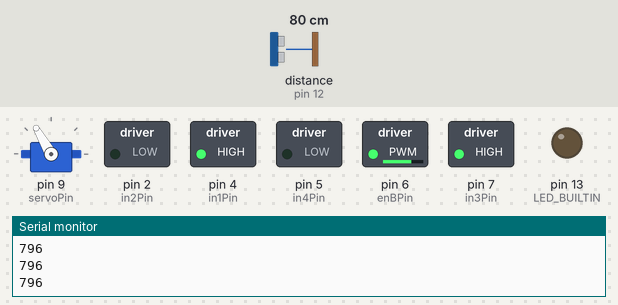
A sketch run on a simulated Arduino Uno, built with avr-gcc and run on an emulated ATmega328P. Parts: servo, switched loads named in the sketch (green lamp = pin HIGH), output pins drawn as LEDs (lit = HIGH), the last lines printed to the serial monitor. Wiring (inferred from the names in the program): ultrasonic range finder: trigger pin 10; echo pin 12. The test bench sets the inputs (shaded band); at power-on: distance to the obstacle (sensor on pin 12) 80 cm. The echo pulse lasts 58.3 µs per cm; pins used as bus, display or sensor lines are not drawn.

Above: at 2.87 s.
2.9 s: distance to the obstacle (sensor on pin 12) set to 12 cm
5.9 s: distance to the obstacle (sensor on pin 12) set to 9 cm
At 6.06 s:
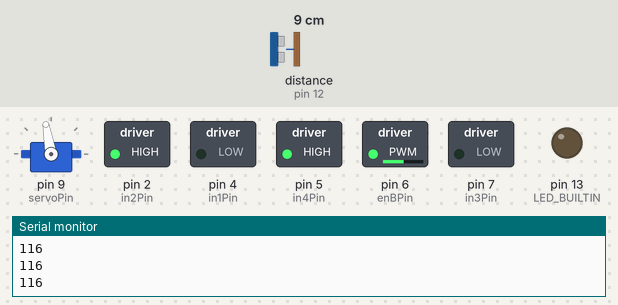
8.9 s: distance to the obstacle (sensor on pin 12) set to 18 cm
At 9.24 s:
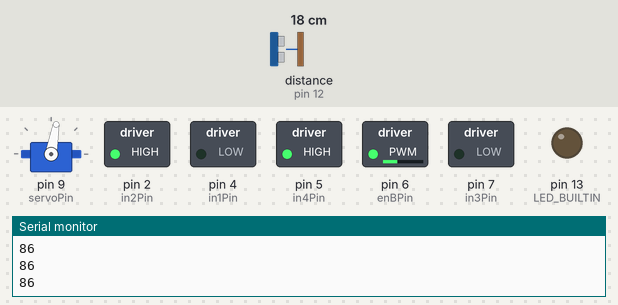
11.9 s: distance to the obstacle (sensor on pin 12) set to 2 cm
At 12.14 s:
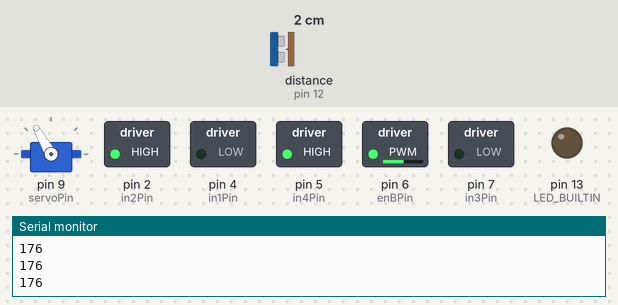
14.9 s: distance to the obstacle (sensor on pin 12) set to 35 cm
At 15.31 s:
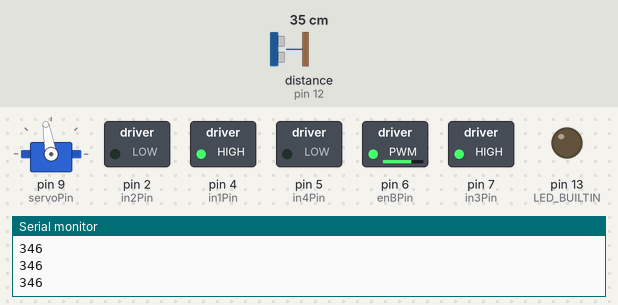
Timing chart, 0 to 18.9 s (numbered marks = the images above; inputs shaded):
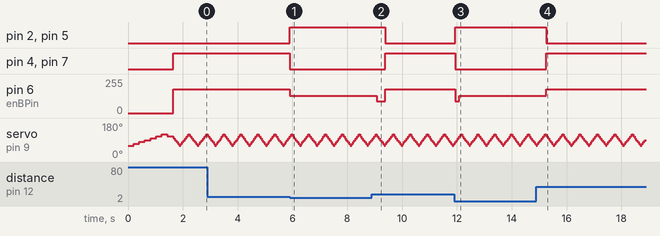

Measured:
- the behaviour switches between 11 and 10 cm on distance to the obstacle (sensor on pin 12) (found by bisection; images 0 and 1)
- after the input at 5.9 s, pin 2 (in2Pin), pin 5 (in4Pin): LOW → HIGH at once; pin 4 (in1Pin), pin 7 (in3Pin): HIGH → LOW at once; pin 6 (enBPin): 180/255 → 130/255 at once
- after the input at 8.9 s, pin 2 (in2Pin), pin 5 (in4Pin): HIGH → LOW after 0.50 s; pin 4 (in1Pin), pin 7 (in3Pin): LOW → HIGH after 0.50 s; pin 6 (enBPin): 130/255 → 90/255 after 0.18 s, → 180/255 0.31 s later
- after the input at 11.9 s, pin 2 (in2Pin), pin 5 (in4Pin): LOW → HIGH at once; pin 4 (in1Pin), pin 7 (in3Pin): HIGH → LOW at once; pin 6 (enBPin): 180/255 → 90/255 at once, → 130/255 0.15 s later
- after the input at 14.9 s, pin 2 (in2Pin), pin 5 (in4Pin): HIGH → LOW after 0.36 s; pin 4 (in1Pin), pin 7 (in3Pin): LOW → HIGH after 0.36 s; pin 6 (enBPin): 130/255 → 180/255 after 0.36 s
- by itself, servo on pin 9 (servoPin): repeats every 0.63 s: 80° 0.05 s, 90° 0.05 s, 100° 0.05 s, 110° 0.05 s, 120° 0.05 s, 110° 0.05 s, 100° 0.05 s, 90° 0.05 s, 80° 0.05 s, 70° 0.05 s, 60° 0.05 s, 70° 0.05 s

The sketch:

move_and_scan.ino
```cpp
/* program to scan for objects while moving straight
servo mounted on front of bot scans for objects within certain distance
When object detected, bot reverses to the right*/

#include <Servo.h>
Servo servo;

// Ultrasonic Module pins
const int trigPin = 10; // 10 microsecond high pulse causes chirp , wait 50 us //changed from 13
const int echoPin = 12; // Width of high pulse indicates distance
// Servo motor that aims ultrasonic sensor .
const int servoPin = 9; // PWM output for hobby servo // changed from 11
// Motor control pins : L298N H bridge
const int enBPin = 6; // Left motor PWM speed control
const int in3Pin = 7; // Left motor Direction 1
const int in4Pin = 5; // Left motor Direction 2
const int in1Pin = 4; // Right motor Direction 1
const int in2Pin = 2; // Right motor Direction 2
const int enAPin = 1; // Right motor PWM speed control //changed from 3

enum Motor { LEFT, RIGHT };

#define TOO_CLOSE_DIST 100 // object distance thats considered too close (mm)

// compensate for motor differences
#define MAX_L 245 // max speed compared to max speed of right motor
#define MAX_R 230 // max speed compared to max speed of left motor
#define REVERSE_F -130 // reverse fast
#define REVERSE_S -90 // reverse slow

// Set motor speed: 255 full ahead, -255 full reverse , 0 stop
void go( enum Motor m, int speed){
  digitalWrite (m == LEFT ? in1Pin : in3Pin, speed > 0 ? HIGH : LOW );
  digitalWrite (m == LEFT ? in2Pin : in4Pin, speed <= 0 ? HIGH : LOW );
  analogWrite(m == LEFT ? enAPin : enBPin, speed < 0 ? -speed : speed );
}


// Read distance from the ultrasonic sensor , return distance in mm
//
// Speed of sound in dry air , 20C is 343 m/s
// pulseIn returns time in microseconds (10ˆ−6)
// 2d = p * 10ˆ−6 s * 343 m/s = p * 0.00343 m = p * 0.343 mm/us
unsigned int readDistance ()
{
  digitalWrite ( trigPin , HIGH );
  delayMicroseconds (10);
  digitalWrite ( trigPin , LOW );
  unsigned long period = pulseIn ( echoPin, HIGH );
  return period * 343 / 2000;
}

#define NUM_ANGLES 7
unsigned char sensorAngle[NUM_ANGLES] = { 60, 70, 80, 90, 100, 110, 120 };
unsigned int distance [NUM_ANGLES];

// Scan the area ahead by sweeping the ultrasonic sensor left and right
// and recording the distance observed. This takes a reading , then
// sends the servo to the next angle. Call repeatedly once every 50 ms or so.
void readNextDistance () {
  static unsigned char angleIndex = 0; // used in array array to go from 60 to 120 degrees
  static signed char step = 1;
  distance[angleIndex] = readDistance(); // get distance reading, store in array
  angleIndex += step;

  if (angleIndex == NUM_ANGLES - 1) step = -1; // if at max angle, rotate back the other way
  else if (angleIndex == 0) step = 1;
    servo.write( sensorAngle[angleIndex ] );
}

// blick to indicate avoiding obstacle
void blink_indicate() {
  digitalWrite(LED_BUILTIN, HIGH);   // turn the LED on (HIGH is the voltage level)
  delay(200);                       // wait for half a second
  digitalWrite(LED_BUILTIN, LOW);    // turn the LED off by making the voltage LOW
  delay(200);                       // wait for half a second
}

// logic to avoid obstacle based on postion
void avoid(int i) {
  if (i < 3) { // if obstacle is detected at an angle of 60, 70, or 80
    go(LEFT, REVERSE_F); // reverse right
    go(RIGHT, REVERSE_S);
  } else if (i == 3) { // if obstacle is at 90 degrees (straight ahead)
    go(LEFT, REVERSE_F); // reverse right (arbitrary choice)
    go(RIGHT, REVERSE_S);
  } else {
    go(LEFT, REVERSE_S); // reverse left
    go(RIGHT, REVERSE_F);
  }
}

// Initial configuration
void setup () {

  // Configure the input and output pins
  pinMode(trigPin , OUTPUT);
  pinMode(echoPin, INPUT);
  digitalWrite ( trigPin , LOW);
  pinMode(enAPin, OUTPUT);
  pinMode(in1Pin, OUTPUT);
  pinMode(in2Pin, OUTPUT);
  pinMode(in3Pin, OUTPUT);
  pinMode(in4Pin, OUTPUT);
  pinMode(enBPin, OUTPUT);
  // initialize digital pin LED_BUILTIN as an output.
  pinMode(LED_BUILTIN, OUTPUT);

  // initialize serial communications at 9600 bps:
  Serial.begin(9600);

  // Center the servo
  servo.attach( servoPin );
  servo.write(90);

  // Scan the surroundings before starting
  servo.write(sensorAngle[0]);
  delay (200);

  for (unsigned char i = 0; i < NUM_ANGLES; i++) {
    readNextDistance(), delay(200);
  }
}

// Main loop:
//
// Get the next sensor reading
// If anything appears to be too close , back up
// Otherwise, go forward
//
void loop () {

  // Get the next sensor reading
  readNextDistance ();

  // See if something is too close at any angle
  unsigned char tooClose = 0;
  int detectedAngle = 0;

  for (unsigned char i = 0 ; i < NUM_ANGLES ; i++) {
    if ( distance[i] < TOO_CLOSE_DIST) {
      tooClose = 1;
      detectedAngle = i; // save index of angle that object is detected at
    }
  }
Serial.println(distance[0]);
  if (tooClose) {
    avoid(detectedAngle);
  } else {
    // Nothing in our way: go forward
    go(LEFT, MAX_L-50); // minus 50 to normal speed
    go(RIGHT, MAX_R-50);
  }
  // Check the next direction in 50 ms
  delay (50);
}
```
